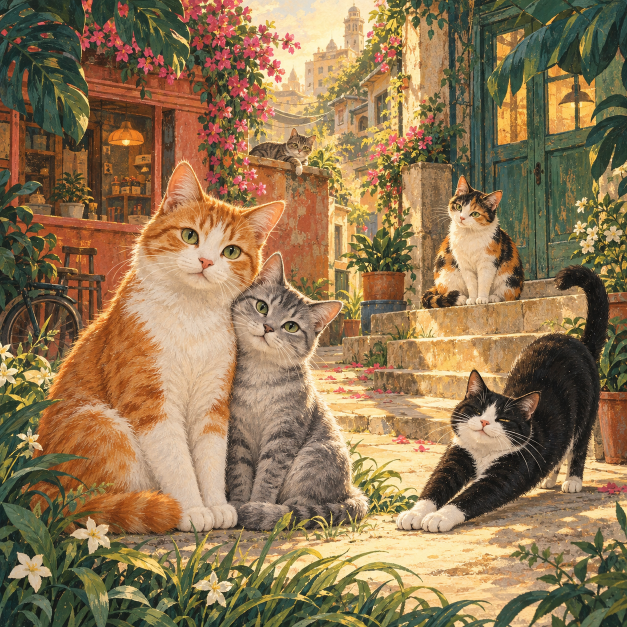
#> input picture source/cover-art.png, 1254 x 1254 px (shown at 1/2 size)
$ python slice_art.py
#> lines starting #> are read from the running program, lines starting #| are printed output that depends on the picture
"""Reproduce the web slices from the generated illustration; no image generation."""
from pathlib import Path
import random
from PIL import Image

ROOT = Path(__file__).resolve().parents[1]
SOURCE = ROOT / "source" / "cover-art.png"
ASSETS = ROOT / "assets"
ASSETS.mkdir(parents=True, exist_ok=True)
image = Image.open(SOURCE).convert("RGB")
#> image is the input picture: PIL image 1254x1254 RGB; mean R, G, B 144.8, 118.7, 83.1
if image.width != image.height:
    raise ValueError(f"Expected square artwork, received {image.size}")
image = image.resize((1024, 1024), Image.Resampling.LANCZOS)
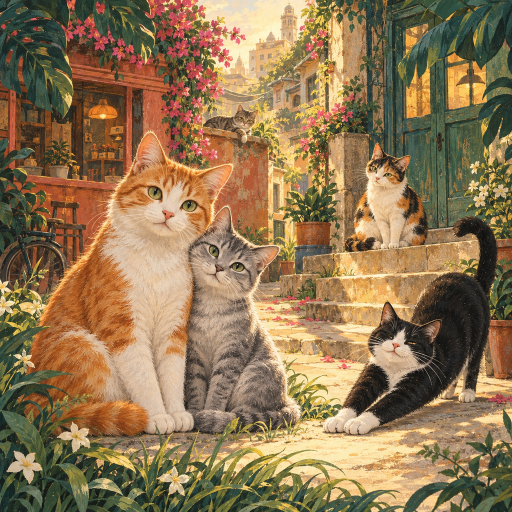
#> image: PIL image 1024x1024 RGB (shown at 1/2 size); mean R, G, B 144.8, 118.7, 83.1
for name, top, bottom in (
    ("scene-top", 0, 320),
    ("scene-cats", 320, 800),
    ("scene-ground", 800, 1024),
):
    image.crop((0, top, 1024, bottom)).save(
        ASSETS / f"{name}.webp", quality=94, method=6
    )
#> this loop made 3 passes
#> pass 1, `image.crop((0, top, 1024, bottom)).save( ASSETS / f"{name}.webp", qual..`:
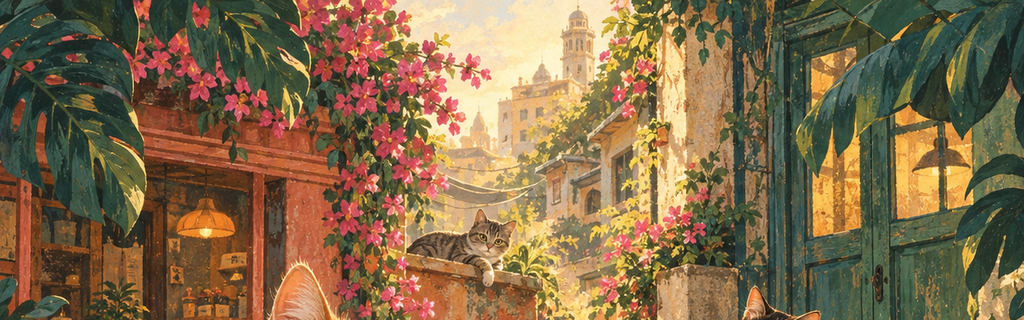
#> saved as scene-top.webp: PIL image 1024x320 RGB; mean R, G, B 130.6, 106.8, 74.2
#> pass 2, `image.crop((0, top, 1024, bottom)).save( ASSETS / f"{name}.webp", qual..`:
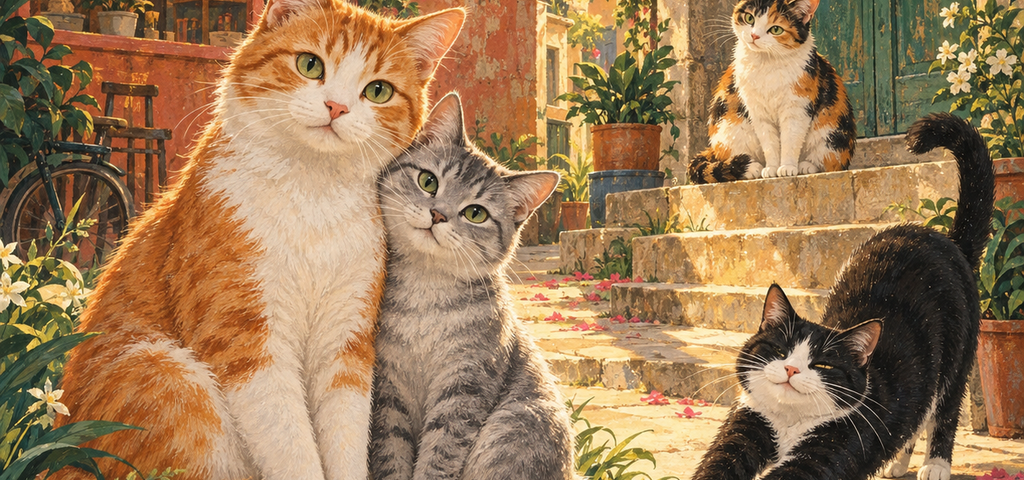
#> saved as scene-cats.webp: PIL image 1024x480 RGB; mean R, G, B 156.7, 123.7, 87.3

rng = random.Random(4)
texture = Image.new("RGBA", (160, 160))
#> texture: PIL image 160x160 RGBA; every value is 0
texture.putdata([
    (60, 47, 22, rng.randrange(0, 12)) if rng.random() < .48 else (255, 253, 239, rng.randrange(0, 42))
    for _ in range(160 * 160)
])
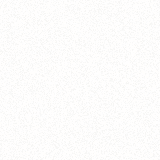
#> texture: PIL image 160x160 RGBA; mean R, G, B, A 160.9, 153.6, 134.3, 13.2; transparent parts drawn white
texture.save(ASSETS / "paper-grain.png", optimize=True)
print("Generated 3 contiguous artwork slices and a paper texture.")
